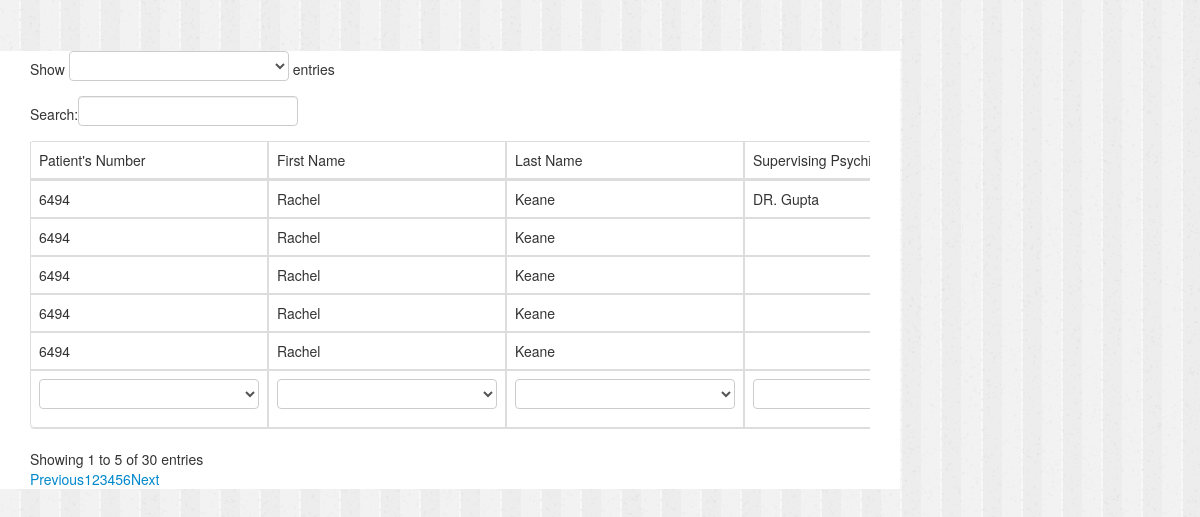
The app's page /testTable.php (signed in) with its own data.
### tables this page shows
CREATE TABLE `patientrecord` (
  `id` int(15) NOT NULL,
  `patientsNumber` int(15) NOT NULL,
  `patientsFirstName` varchar(15) NOT NULL,
  `patientsLastName` varchar(15) NOT NULL,
  `supervisingPsych` varchar(20) NOT NULL,
  `clinicName` varchar(20) NOT NULL,
  `addressLine1` varchar(20) NOT NULL,
  `addressLine2` varchar(20) NOT NULL,
  `cityInput` varchar(15) NOT NULL,
  `countyInput` varchar(10) NOT NULL,
  `contactInput` int(15) NOT NULL,
  `mStatus` varchar(10) NOT NULL,
  `gender` varchar(7) NOT NULL,
  `ageGroup` varchar(7) NOT NULL,
  `InitialD` varchar(30) NOT NULL,
  `Record` varchar(20) NOT NULL,
  `Added` timestamp NOT NULL DEFAULT CURRENT_TIMESTAMP,
  `Haemoglobin` double NOT NULL,
  `Platelets` double NOT NULL,
  `WhiteCells` double NOT NULL,
  `HCT` double NOT NULL,
  `MCV` double NOT NULL,
  `MCH` double NOT NULL,
  `Neuts` double NOT NULL,
  `Lymphs` double NOT NULL,
  `Eosins` double NOT NULL,
  `Basos` double NOT NULL,
  `Mono` double NOT NULL,
  `Sodium` double NOT NULL,
  `Potassium` double NOT NULL,
  `Urea` double NOT NULL,
  `Creatinine` double NOT NULL,
  `ALT` double NOT NULL,
  `ALP` double NOT NULL,
  `GGT` double NOT NULL,
  `Bilirubin` double NOT NULL,
  `Albumin` double NOT NULL,
  `Cholesterol` double NOT NULL,
  `Tryglyceride` double NOT NULL,
  `HDL` double NOT NULL,
  `LDL` double NOT NULL,
  `CHRatio` int(5) NOT NULL,
  `T3` double NOT NULL,
  `T4` double NOT NULL,
  `TSH` double NOT NULL,
  `glucose` double NOT NULL,
  `Lithium` double NOT NULL,
  `Clozapine` double NOT NULL,
  `SodiumV` double NOT NULL,
  `prescribingPsych` varchar(15) NOT NULL,
  `dosageDate` date NOT NULL,
  `drugSelect` varchar(25) NOT NULL,
  `dosage` int(8) NOT NULL,
  `frequency` varchar(15) NOT NULL,
  `Status` varchar(8) NOT NULL
);

### testTable.php (the view, shortened to what this page needs)
<!DOCTYPE html>
<html>
  <head>
<link rel="stylesheet" href="https://maxcdn.bootstrapcdn.com/bootstrap/3.3.6/css/bootstrap.min.css" />
<link rel="stylesheet" href="https://cdn.datatables.net/1.10.13/css/dataTables.bootstrap.min.css" />
<link rel="stylesheet" type="text/css" href="https://cdn.datatables.net/v/bs/jq-2.2.4/pdfmake-0.1.18/dt-1.10.13/b-1.2.4/b-colvis-1.2.4/b-html5-1.2.4/b-print-1.2.4/cr-1.3.2/fc-3.2.2/fh-3.1.2/r-2.1.1/rr-1.2.0/sc-1.4.2/se-1.2.0/datatables.min.css"/>
    <link href="css/bootstrap.min.css" rel="stylesheet" media="screen">
    <link href="css/simple-sidebar.css" rel="stylesheet">
    <link href="css/helpful.css" rel="stylesheet">
</head>
    <body>
 <?php
  $query = mysql_query("SELECT patientsNumber,patientsFirstName, patientsLastName, supervisingPsych, clinicName,addressLine1,addressLine2,cityInput,countyInput,contactInput,Added,Haemoglobin,Platelets,WhiteCells,HCT,MCV,MCH,NEUTS,Lymphs,Eosins,Basos,Mono FROM patientRecord") or die(mysql_error());
?>
        <div class="col-xs-12 col-sm-9">
<div class="col-md-12">
<div class="table-responsive">
<table id="patient_data" class="table table-bordered"  data-page-length='5'>
<thead>
<tr>
                <td>Patient's Number</td>
                <td>First Name</td>
                <td>Last Name</td>
                <td>Supervising Psychiatrist</td>
</tr>
</thead>
  <?php
               while ($row = mysql_fetch_array($query)) {?>
                   <tr>
                  <td><?php echo $row['patientsNumber'];?></td>
                   <td><?php echo $row['patientsFirstName'];?></td>
                   <td><?php echo $row['patientsLastName'];?></td>
                   <td><?php echo $row['supervisingPsych'];?></td>
                   </tr>
              <?php  } ?>
    <tfoot>
<tr>
                <td>Patient's Number</td>
                <td>First Name</td>
                <td>Last Name</td>
                <td>Supervising Psychiatrist</td>
</tr>
</tfoot>
</table>
</div>
</div>
</body>
</html>

### css/simple-sidebar.css (style rules this page uses)
body { overflow-x: hidden; }

### css/helpful.css (style rules this page uses)
body { padding-top: 51px; }
.col-xs-12 { background-color: #fff; }

### testTable.php (style rules this page uses)
body { background: url(css/bglight.png); }

### records on screen
patientrecord: patientsNumber "6494", patientsFirstName "Rachel", patientsLastName "Keane", supervisingPsych "DR. Gupta"
patientrecord: patientsNumber "6494", patientsFirstName "Rachel", patientsLastName "Keane"
patientrecord: patientsNumber "6494", patientsFirstName "Rachel", patientsLastName "Keane"
patientrecord: patientsNumber "6494", patientsFirstName "Rachel", patientsLastName "Keane"
patientrecord: patientsNumber "6494", patientsFirstName "Rachel", patientsLastName "Keane"
